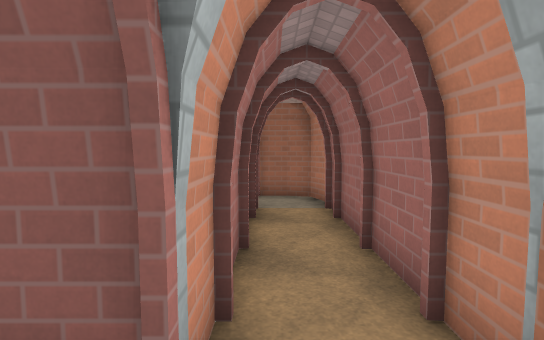
view 1 (above)

16 first-person views from a walk through a Godot game level. The camera is 1.5 m above the floor, tilts 4° down and sees 85° across. The floor is counted in squares, 1 m on a side. Each view is taken from the middle of a square. On the plan, view 1 faces up. The plan holds only what a view shows up to about 15 squares ahead; the rest is blank. The place goes on beyond the plan. Characters and animated objects are left out. Surface patterns are stand-ins for the level's own textures.

view 2
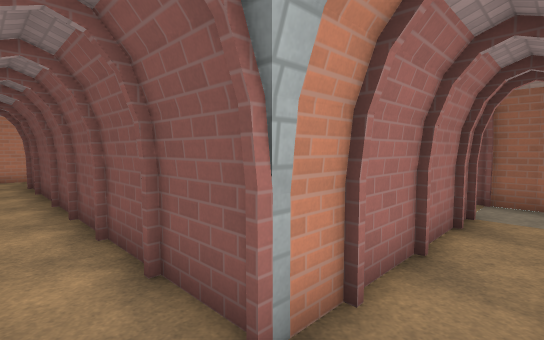

view 3
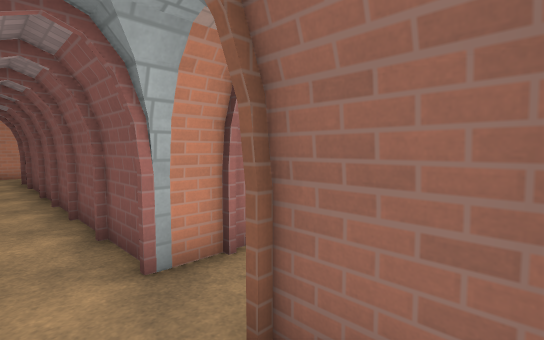

view 4
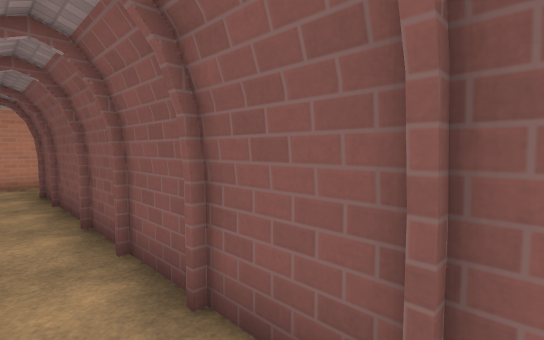

view 5
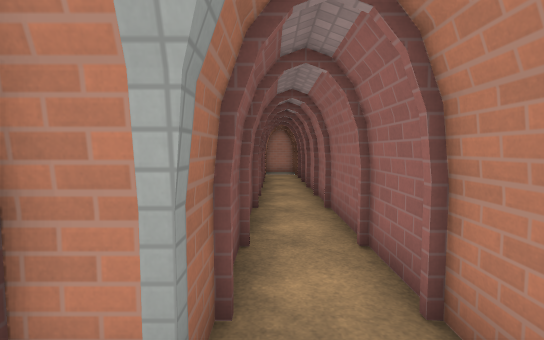

view 6
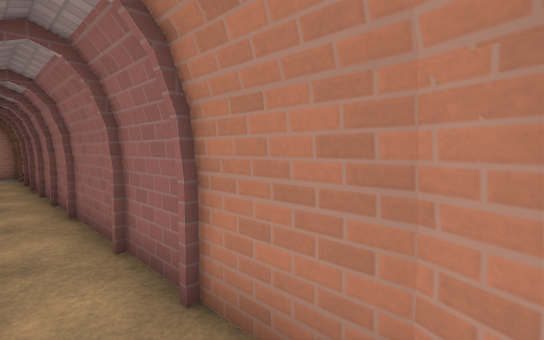

view 7
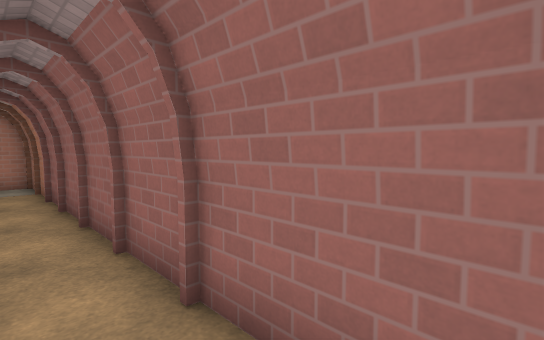

view 8
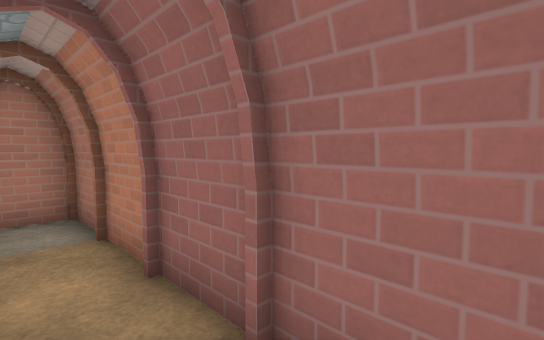

view 9
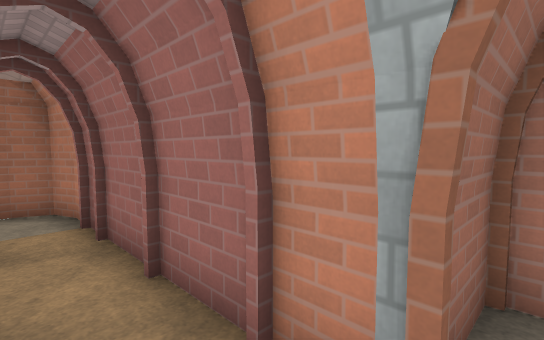

view 10
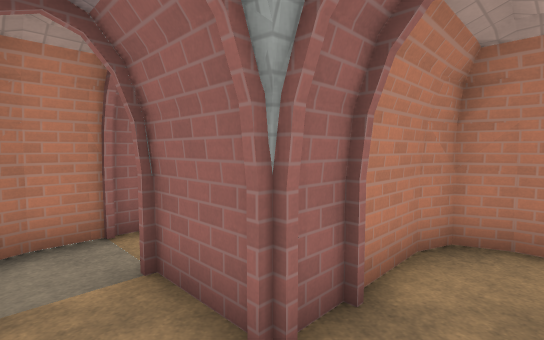

view 11
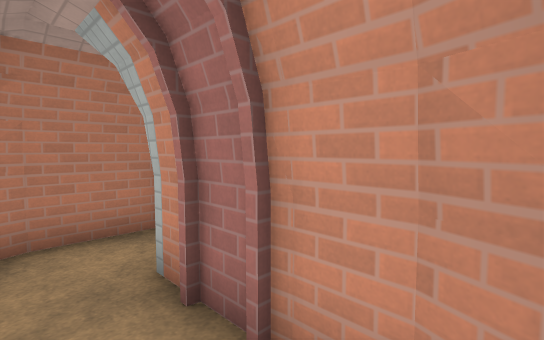

view 12
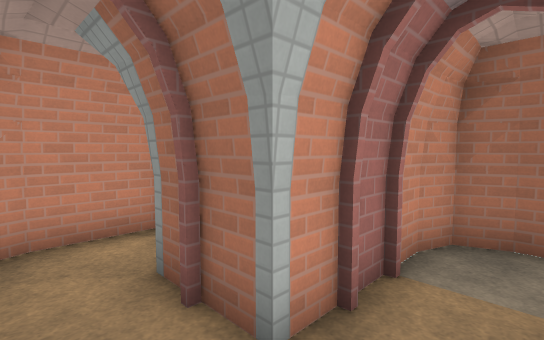

view 13
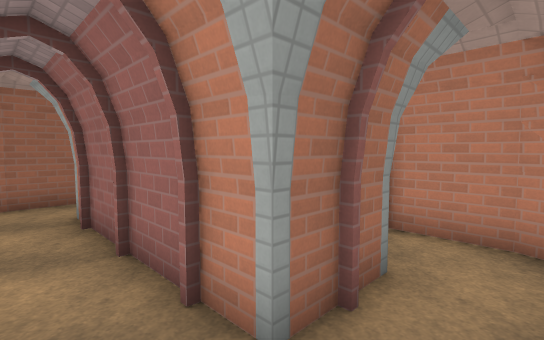

view 14
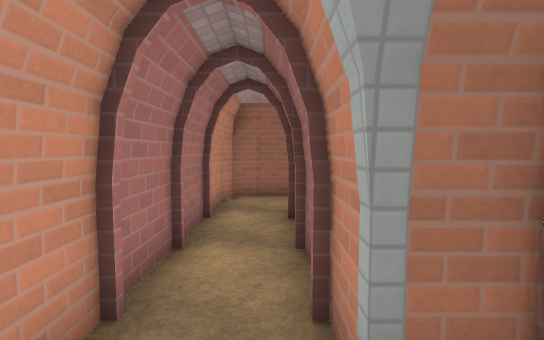

view 15
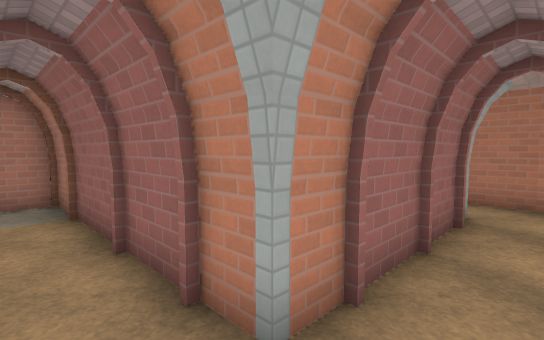

view 16
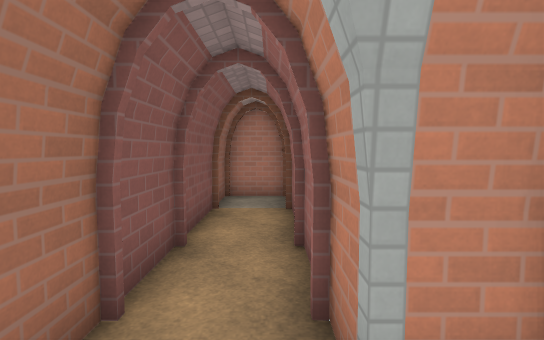

### Floor plan
Points are (right, up) in squares from view 1. A wall is a line through its corners. A room is listed if a view was taken in it or the views show most of it. See-through windows are left out.
Room 1 (views 1, 2, 3, 4, 5, 6, 7, 8, 9)
walls: (1.5, 1.3) (1.5, 8.5) (1.2, 9.2) (0.6, 9.4); (-0.5, 7.5) (-0.5, 1.5) (-14.5, 1.5); (1.4, 8.6) (1.2, 9.2) (0.6, 9.5) (-0.8, 9.5); (-16.1, -0.3) (-15.5, -0.5) (3.5, -0.5) (3.5, 1.5) (1.4, 1.5); (-16.5, 1.7) (-16.5, 0.5)
ways out: opening at (-1.5, 8.5) to room 2; opening at (-15.5, 2.5)
objects: arch (-1, 0); arch (0, 3); arch (0, 9); arch (1, 7)
Room 2 (views 10, 11)
walls: (-3.1, 9.5) (-3.5, 9.5) (-4.2, 9.2) (-4.4, 8.6); (-3.7, 9.4) (-4.2, 9.2) (-4.5, 8.6) (-4.5, 7.4); (-2.2, 7.5) (-0.5, 7.5)
ways out: opening at (-1.5, 8.5) to room 1; opening at (-3.5, 6.5) to room 3
objects: arch (-2, 9)
Room 3 (view 12)
walls: (-4.5, 7.4) (-4.5, 5.5); (-3.3, 3.6) (-2.8, 3.8) (-2.6, 4.4); (-4.5, 3.5) (-3.5, 3.5) (-2.8, 3.8) (-2.5, 4.5) (-2.5, 7.3)
ways out: opening at (-3.5, 6.5) to room 2; opening at (-5.5, 4.5) to room 4
objects: arch (-4, 6); arch (-3, 7)
Room 4 (views 13, 14, 15, 16)
walls: (-7.7, 13.4) (-8.2, 13.2) (-8.4, 12.7); (-4.5, 5.5) (-6.5, 5.5) (-6.5, 11.5) (1.5, 11.5) (1.5, 13.5) (-7.5, 13.5) (-8.2, 13.2) (-8.5, 12.5) (-8.5, 4.4); (-7.6, 3.5) (-4.5, 3.5)
ways out: opening at (-5.5, 4.5) to room 3
objects: arch (-8, 7) to (-7, 7); arch (-6, 5)

Positions as (right, up) in squares from view 1, and headings:
1: (0, 0), facing up
2: (1, 0), facing up-left
3: (3, 0), facing up-left
4: (-2, 0), facing up-left
5: (-16, 1), facing right
6: (-16, 1), facing down-right
7: (-11, 1), facing down-right
8: (-4, 1), facing down-right
9: (0, 1), facing up-right
10: (-4, 9), facing down-right
11: (-3, 9), facing down-left
12: (-3, 4), facing up-left
13: (-8, 4), facing up-right
14: (-7, 4), facing up
15: (-8, 13), facing down-right
16: (-8, 12), facing right
